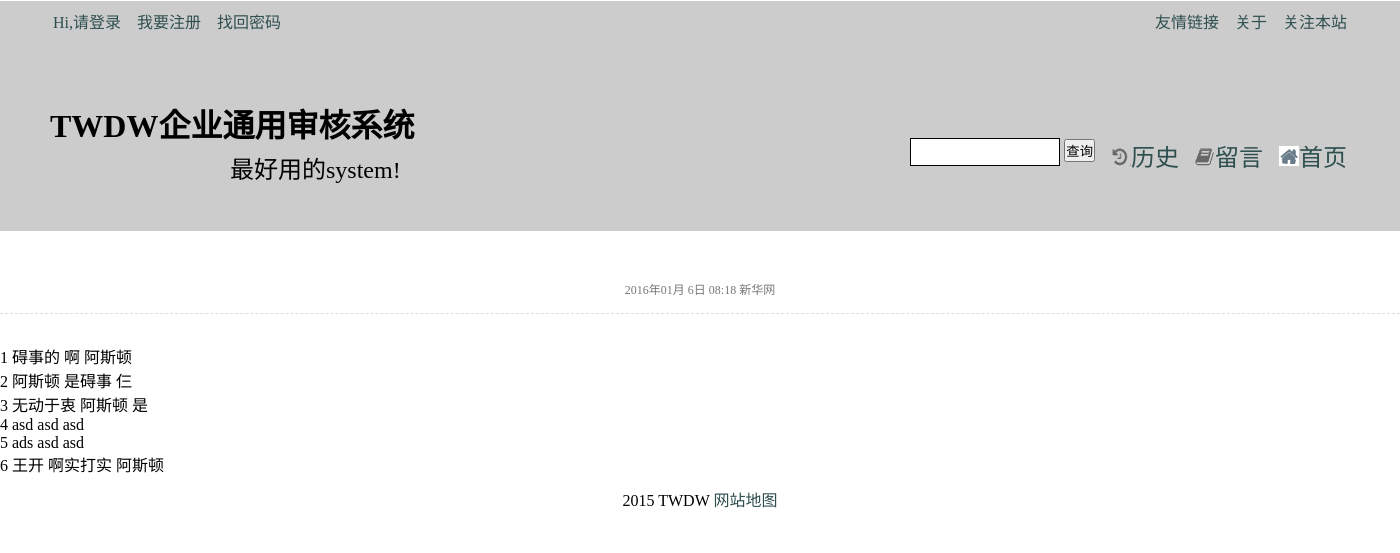
Page /Item/qianduan/search.php on the committed database.
### tables this page shows
CREATE TABLE IF NOT EXISTS `biaodan` (
  `id` int(10) unsigned NOT NULL AUTO_INCREMENT,
  `name` varchar(200) NOT NULL,
  `phoneNumber` int(20) NOT NULL,
  `application` varchar(200) NOT NULL,
  `emailAddress` varchar(100) NOT NULL,
  `applicationReasons` varchar(200) NOT NULL,
  `business` varchar(100) NOT NULL,
  PRIMARY KEY (`id`)
);

### Item/qianduan/search.php (the view, shortened to what this page needs)
<?php
require_once'../houtai/include.php';
$key = $_GET['key'];
$sql = "select * from biaodan where name like '%$key%' order by id desc";
$query = mysql_query($sql);
if($query&&mysql_num_rows($query)){
    while($row = mysql_fetch_assoc($query)){
        $data[] = $row;
    }
 }
 ?>
<html>
<head>
<link rel="stylesheet" href="css/main.css">
<link rel="stylesheet" href="css/tab.css" >
<link rel="stylesheet" href="css/divide.css" >
<link rel="stylesheet" type="text/css" href="css/index.css">
</head>
<body>
<div style="background-color:#CCCCCC" id="head">
<div class="o1">
    <ul class="ul1">
        <li><a href="../houtai/admin/login.php">Hi,请登录</a></li>
        <li><a href="zhuce.php">我要注册</a></li>
        <li><a href="">找回密码</a></li>
    </ul>
    <ul class="ul2">
        <li><a href="">关注本站</a></li>
        <li><a href="">关于</a></li>
        <li><a href="">友情链接</a></li>
    </ul>
</div>
<div class="p1">
    <br/>
    <h1 id="text1">TWDW企业通用审核系统</h1>
    <p id="text2"><font size=5>最好用的system!</font></p>
</div>
<div class="p2">
    <ul class="ul2">
        <li><a href=""><img src="images/3.png"><font size=5>首页</font></a></li>
        <li><a href=""><img src="images/2.png"><font size=5>留言</font></a></li>
        <li><a href=""><img src="images/1.png"><font size=5>历史</font></a></li>
        <li>
            <form action="" method="get">
                <input name="" type="text" class="find" />
                <input name="" type="button" value="查询" style="color:black"/>
        </form>
        </li>
    </ul>
</div>
</div>
<div class="article_title">
                <h1><?php echo $row['application'];?></h1>
                <p>2016年01月 6日 08:18 新华网</p>
</div>
<div>
<?php  $i = 1;foreach($data as $row):?>
    <tr>
        <td><?php echo $i;?></td>
        <td><?php echo $row['name'];?></td>
        <td><?php echo $row['application'];?></td>
        <td><?php echo $row['applicationReasons'];?></td><br/>
    </tr>
    <?php $i++;endforeach;?>
</div>
 <div id="foot">
        <p>2015  TWDW  <a href="##">网站地图</a></p>
  </div>
</body>
</html>

### Item/qianduan/css/main.css (style rules this page uses)
* { padding:0px; margin:0px; cursor: pointer; }
div { font-family:"微软雅黑"; font-family: 14px }
a { text-decoration:none;color:#2F4F4F; }
.o1 ul { margin-top:0.05em; padding-left:45px; }
.ul1 li { list-style-type :none; float:left; display: block; padding:0.5em; }
.ul2 { margin-top:0.05em; padding-right:45px; }
.ul2 li { list-style-type :none; float:right; display: block; margin:0; padding:0.5em; }
.p1 { padding:5%;width:30%;height: 100px; }
.find { width:150px; height:28px; border:solid 1px #000000; }
.p2 { margin-top:-8%;padding-right:0px; }

### Item/qianduan/css/index.css (style rules this page uses)
body { min-width: 1390px; }
#head { height: 230px; }
#text1 { position: absolute; top: 100px; left: 50px; }
#text2 { position: absolute; top: 150px; left: 230px; }
#foot { width: 100%; line-height: 50px; height: 50px; text-align: center; background-color: white; }

### Item/qianduan/search.php (style rules this page uses)
.article_title { margin:0px 0px 30px 0px; border-bottom:1px dashed #dadde3; position:relative; }
.article_title h1 { height:24px; line-height:24px; overflow:hidden; font-size:22px; font-family:"微软雅黑"; font-weight:normal; text-align:center; margin:0px; }
.article_title p { text-align:center; font-size:12px; color:#777777; margin:25px 0px 15px 0px; }

### rows in the picture
biaodan: name "碍事的", application "啊", applicationReasons "阿斯顿"
biaodan: name "阿斯顿", application "是碍事", applicationReasons "仨"
biaodan: name "无动于衷", application "阿斯顿", applicationReasons "是"
biaodan: name "asd", application "asd", applicationReasons "asd"
biaodan: name "ads", application "asd", applicationReasons "asd"
biaodan: name "王开", application "啊实打实", applicationReasons "阿斯顿"
